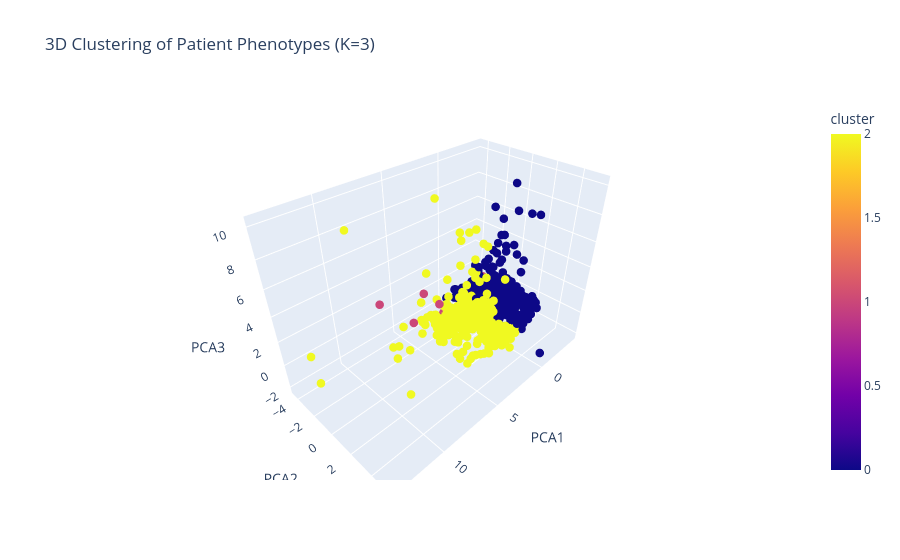

Here is the notebook cell this chart was saved with:
### Code cell
# Step 3: Reduce to 3 components with PCA
pca = PCA(n_components=3)
pca_result = pca.fit_transform(X_scaled)
df["PCA1"] = pca_result[:, 0]
df["PCA2"] = pca_result[:, 1]
df["PCA3"] = pca_result[:, 2]

# Step 4: 3D Visualization
fig = px.scatter_3d(
    df,
    x='PCA1',
    y='PCA2',
    z='PCA3',
    color='cluster',
    hover_data=['patient_id', 'IISS'],
    title='3D Clustering of Patient Phenotypes (K=3)',
)
fig.update_traces(marker=dict(size=5))
fig.update_layout(legend_title_text='Cluster')
fig.show()

### Figure 1 — Plotly figure (JSON) as saved in the notebook; plotly's stock layout.template omitted (floating-point values rounded to 4 significant figures; data arrays with more than 128 entries replaced by an {"elided": "..."} marker saying what was removed)
{"data": [{"customdata": {"elided": "908x2 mixed values"}, "hovertemplate": "PCA1=%{x}<br>PCA2=%{y}<br>PCA3=%{z}<br>patient_id=%{customdata[0]}<br>IISS=%{customdata[1]}<br>cluster=%{marker.color}<extra></extra>", "legendgroup": "", "marker": {"color": {"elided": "908 int values"}, "coloraxis": "coloraxis", "size": 5, "symbol": "circle"}, "mode": "markers", "name": "", "scene": "scene", "showlegend": false, "type": "scatter3d", "x": {"elided": "908 float values"}, "y": {"elided": "908 float values"}, "z": {"elided": "908 float values"}}], "layout": {"coloraxis": {"colorbar": {"title": {"text": "cluster"}}, "colorscale": [[0, "#0d0887"], [0.1111, "#46039f"], [0.2222, "#7201a8"], [0.3333, "#9c179e"], [0.4444, "#bd3786"], [0.5556, "#d8576b"], [0.6667, "#ed7953"], [0.7778, "#fb9f3a"], [0.8889, "#fdca26"], [1, "#f0f921"]]}, "legend": {"title": {"text": "Cluster"}, "tracegroupgap": 0}, "scene": {"domain": {"x": [0, 1], "y": [0, 1]}, "xaxis": {"title": {"text": "PCA1"}}, "yaxis": {"title": {"text": "PCA2"}}, "zaxis": {"title": {"text": "PCA3"}}}, "title": {"text": "3D Clustering of Patient Phenotypes (K=3)"}}}
